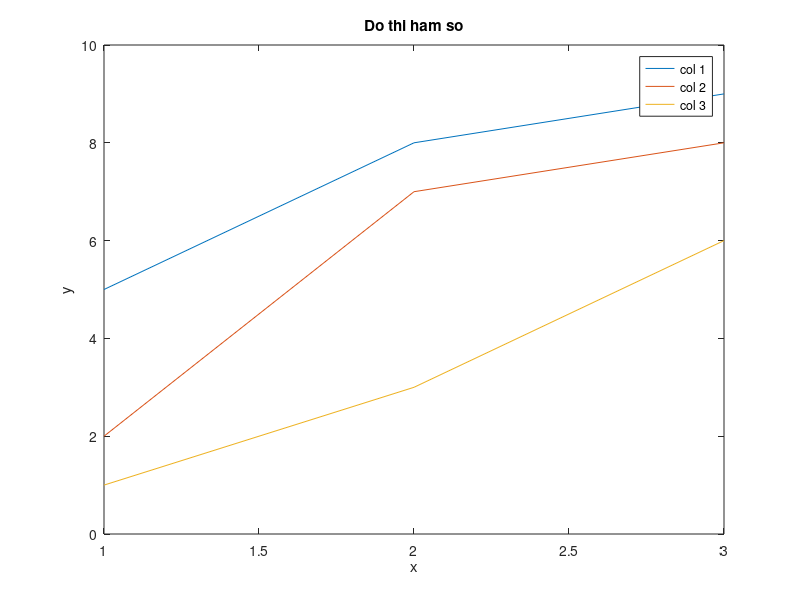

MATLAB code to generate this figure:
clc
clear
close all

% Bai 1
A = [5 2 1; 8 7 3; 9 8 6];
plot(A);
title("Do thi ham so");
xlabel('x');
ylabel('y')
legend('col 1', 'col 2', 'col 3');
